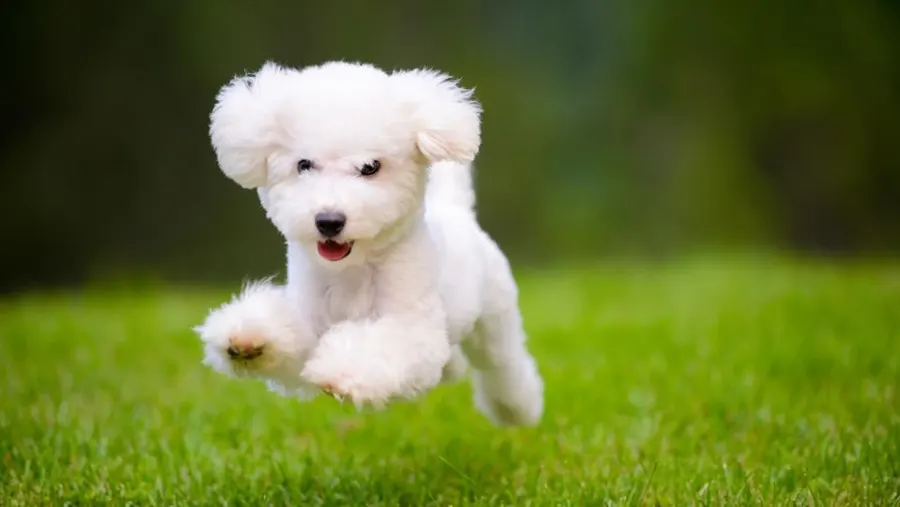
#> input picture assignment2/img1.jpeg, 900 x 507 px, given in place of img1.png, which was not available
$ python sift.py   (older library calls are emulated)
#> lines starting #> are read from the running program, lines starting #| are printed output that depends on the picture; pictures that were not available may be replaced by others from this repository, and a replacement may not be noted
from sklearn.decomposition import PCA
from scipy.ndimage import convolve, label
from scipy.ndimage import rotate as rotate_image


import pickle
from sklearn.decomposition import PCA
import os
import numpy as np
import scipy.signal as signal
import cv2
import matplotlib.pyplot as plt


def generate_octaves(img, sigma, s=2):
    k=1.8

    imgs=[]
    for _ in range(s+3):
        gImg = cv2.GaussianBlur(img, (5, 5), sigma)
        imgs.append(gImg)
        sigma=sigma*k

    return imgs

def octDogs(imgs):
  list_of_dogs=[]
  for imag1, imag2 in zip(imgs, imgs[1:]):
    list_of_dogs.append(np.subtract(imag1, imag2))

  return list_of_dogs

def generate_dog(scale_space):
    dog_collected=[]
    for imgList in scale_space:
        octList=octDogs(imgList)
        dog_collected.append(octList)
    return dog_collected


def Thresh(img,pos,r=6):
    thresh = ((r+1)**2)/r

    kernel_xx = np.array([[1, -2, 1], [1, -2, 1], [1, -2, 1]])
    kernel_xy = np.array([[1, 0, -1], [0, 0, 0], [-1, 0, 1]])
    kernel_yy = kernel_xx.T

    x,y = pos

    box = img[x-1:x+2, y-1:y+2]

    hxx = convolve(box, kernel_xx)
    hxy = convolve(box, kernel_xy)
    hyy = convolve(box, kernel_yy)
    hess = np.array([[hxx[1, 1], hxy[1, 1]], [hxy[1, 1], hyy[1, 1]]])


    # Way to threshold the key point, partly inspired by harris corner style

    tr = np.trace(hess)
    dt = np.linalg.det(hess)

    if dt<=0:
        return False
    if ((tr**2)/dt)<thresh:
        return True
    else :
        return False


def find_extrema(dog_images, threshold=0.3, thresh=120):
    keypoints = []
    for j in range(len(dog_images)):
        octImgs=dog_images[j]
        octPts=[]
        for i in range(1,len(octImgs)-1):
            prev,curr,nxt=octImgs[i-1:i+2]
            height, width = curr.shape
            multidimarray = np.stack([prev, curr, nxt],axis=2)
            for x in range(1,height-1):
                for y in range(1,width-1):
                    if curr[x,y]<threshold: # Eliminating weak keypoints
                        continue

                    interestbox = multidimarray[x-1:x+2, y-1:y+2,:]
                    argmax=np.max(interestbox)
                    argmin=np.min(interestbox)

                    if argmax == curr[x,y]:
                        if Thresh(curr,[x,y]): # Keeping strong key points based on gradient strength along axis
                            neighbor = cv2.getRectSubPix(curr, (3, 3), (y, x))
                            contr = np.std(neighbor) #Checking neighbpourhood std is above threshold?
                            if contr>thresh:

                                octPts.append([[x,y],i])

                    elif argmin==curr[x,y]:
                        if Thresh(curr,[x,y]):
                            neighbor = cv2.getRectSubPix(curr, (3, 3), (y, x))
                            contr = np.std(neighbor)
                            if contr>thresh:
                                octPts.append([[x,y],i+1])

        keypoints.append(octPts)
    return keypoints


def plot_points(image, points, img_name, radius=3, color=(0, 255, 0), thickness=-1):
    dotImg = image.copy()

    for point in points:
        x, y = point
        cv2.circle(dotImg, [y,x], radius, color, thickness)

    plt.imshow(dotImg,cmap='gray')
    plt.axis('off')
    plt.savefig('plot_keypoint_'+img_name + '.png')


def get_descriptor(image, x,y):

    height, width = image.shape

    x_start, x_end = max(0, x-20), min(height, x+21)
    y_start, y_end = max(0, y-20), min(width, y+21)

    # Making the dimension of images compatible with graident location
    # in case the key point comes in the corner

    padup=paddwn=padleft=padright=0
    if x-20<0:
      padleft=20-x
    if x+20>=height:
      padright=21+x-height
    if y-20<0:
      padup=20-y
    if y+20>=width:
      paddwn=21+y-width

    neighborhood = image[x_start:x_end, y_start:y_end]
    neighborhood = cv2.copyMakeBorder(neighborhood, padleft, padright, padup, paddwn, cv2.BORDER_CONSTANT, value=0)

    sobel_x = cv2.Sobel(neighborhood, cv2.CV_64F, 1, 0, ksize=3)
    sobel_y = cv2.Sobel(neighborhood, cv2.CV_64F, 0, 1, ksize=3)

    magnitudes = np.sqrt(sobel_x**2 + sobel_y**2)
    angles = np.arctan2(sobel_y, sobel_x)

    dominant_angle = np.mean(angles)

    adjusted_angles = angles - dominant_angle

    gx = magnitudes * np.cos(adjusted_angles * np.pi / 180)
    gy = magnitudes * np.sin(adjusted_angles * np.pi / 180)

    flattened_gx = gx.flatten()
    flattened_gy = gy.flatten()


    combined_gradients = np.concatenate((flattened_gx, flattened_gy))

    norm_grad = combined_gradients / np.linalg.norm(combined_gradients)
    # print(neighborhood.shape,(x,y),(x_start,x_end,padleft,padright),(y_start,y_end,padup,paddwn),image.shape)

    return norm_grad


#

def compute_sift(img_path):
    img = cv2.imread(img_path, cv2.IMREAD_GRAYSCALE)
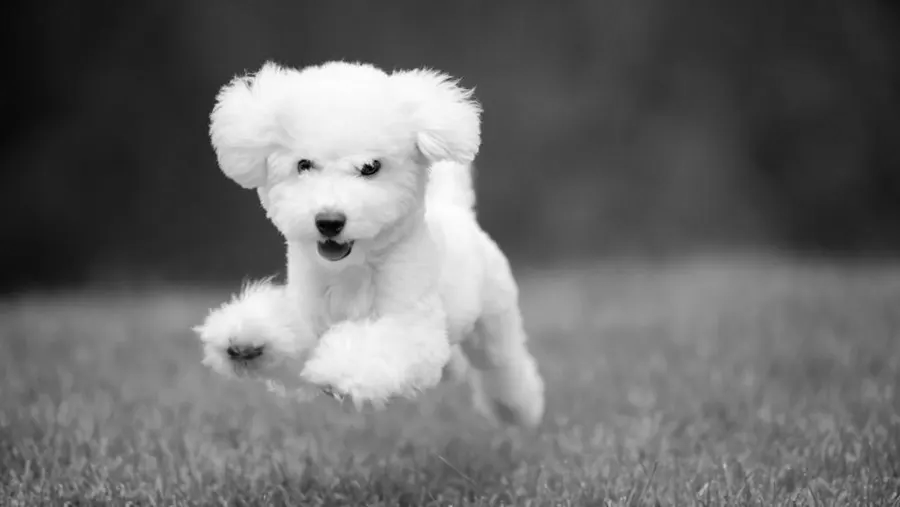
#> img: shape (507, 900); min 0, max 255, mean 106.2
    img = cv2.resize(img, (512,512))
#> img: shape (512, 512)

    num_octaves = 3
    num_intervals = 2
    sigma = 1.6

    scale_space = []

    for _ in range(num_octaves):
        scale_space.append(generate_octaves(img, sigma, num_intervals))
        sigma=sigma*2

        img = img[::2,::2]
#> after the loop, scale_space = 3 items; sigma = 12.8

    dogs = generate_dog(scale_space)
#> the loop in generate_dog, `for imgList in scale_space:` made 3 passes
#> after the loop in generate_dog, `for imgList in scale_space:`: dog_collected = 3 items
#> dogs = 3 items

    sift_keypoints = find_extrema(dogs)
#> the loop in find_extrema, `for j in range(len(dog_images)):` made 3 passes
#> after the loop in find_extrema, `for j in range(len(dog_images)):`: curr: shape (128, 128); every value is 0


    allpoints=[]
    img=scale_space[0][0]
    for i in range(len(scale_space)):
        keys=sift_keypoints[i]
        points = [sublist[0] for sublist in keys]
        allpoints=allpoints+points
#> this loop made 3 passes


    print("No. of keypoints for " + str(img_path.split('/')[-1][:-4]) + ": ", len(allpoints))
#| No. of keypoints for img1:  1133
    plot_points(img,allpoints, img_name=img_path.split('/')[-1][:-4])
#> the loop in plot_points, `for point in points:` made 1133 passes
#> point on passes 1 to 3: [60, 157], [61, 148], [61, 149]
#> after the loop in plot_points, `for point in points:`:
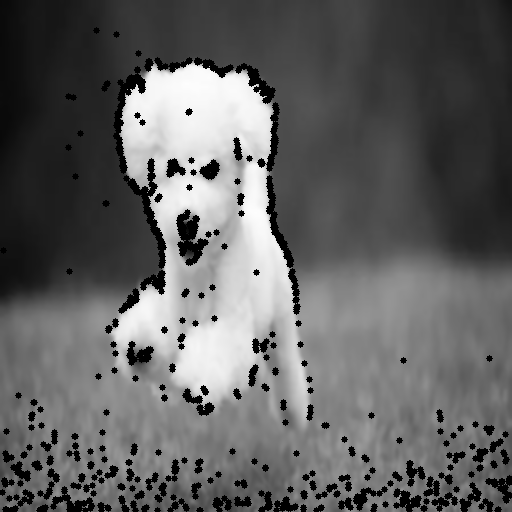
#> dotImg: shape (512, 512); min 0, max 253, mean 97.4


    # Process below computes descriptpor for keypoints,
    # however they are not used in this script for any purposes
    # so it can be commented to save computing efforts

    allDescr=[]
    for octKeys,octGauss in zip(sift_keypoints,scale_space):
        for i in range(len(octKeys)):
            kpt=octKeys[i]
            x,y=kpt[0]
            img=octGauss[kpt[1]]
            desc=list(get_descriptor(img,x,y))
            allDescr.append(desc)
#> this loop made 3 passes
#> octKeys on pass 3: []
#> pass 1, in get_descriptor, `neighborhood = image[x_start:x_end, y_start:y_end]`:
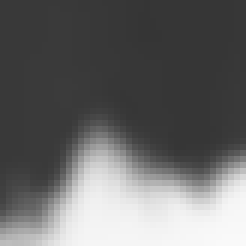
#> neighborhood: shape (41, 41) (shown 6 times larger); min 53, max 249, mean 104.3
#> pass 1, in get_descriptor, `sobel_x = cv2.Sobel(neighborhood, cv2.CV_64F, 1, 0, ksize=3)`:
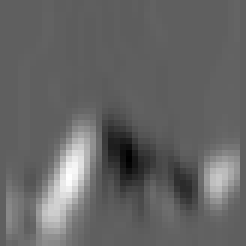
#> sobel_x: shape (41, 41) float64 (shown 6 times larger); min -161, max 267, mean 9.4; drawn with min black and max white
#> pass 1, in get_descriptor, `magnitudes = np.sqrt(sobel_x**2 + sobel_y**2)`:
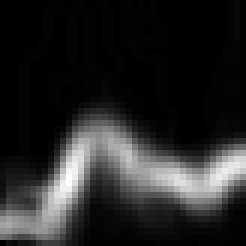
#> magnitudes: shape (41, 41) float64 (shown 6 times larger); min 0, max 293.1, mean 44.6; drawn with min black and max white
#> after the loop:
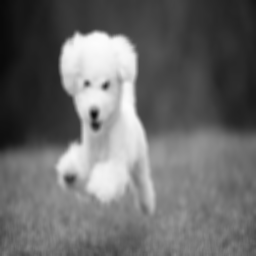
#> img: shape (256, 256); min 10, max 252, mean 106.1


    descriptor_array = np.array(allDescr)
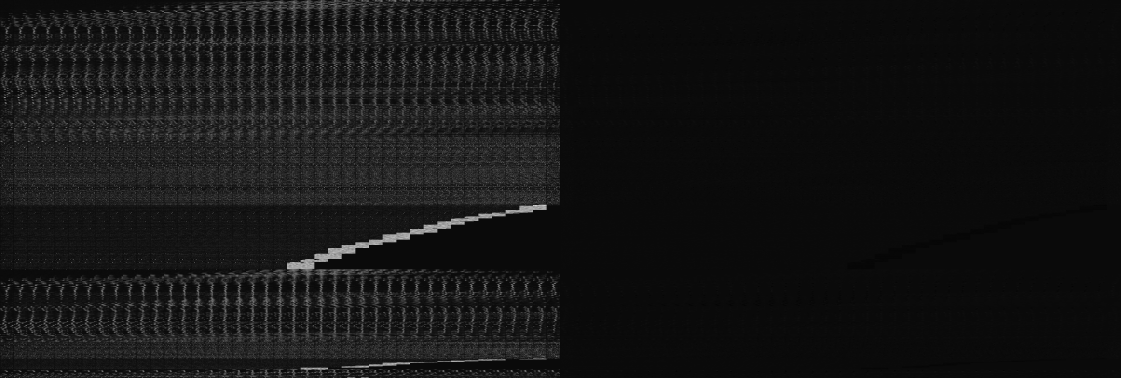
#> descriptor_array: shape (1133, 3362) float64 (shown at 1/3 size); min -0.00759, max 0.169, mean 0.00747; drawn with min black and max white
    pca = PCA(n_components=20)
    final_descriptor = pca.fit_transform(descriptor_array)


compute_sift(img_path='/data2/badrinath/AIP/assignment1/data/img1.png')
#> (the run stopped early here; a loop or call above may not have finished)

$ run again, with assignment2/img3.jpeg copied over assignment2/img1.jpeg
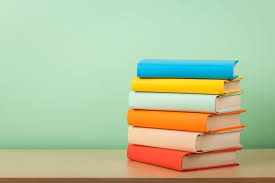
#> input picture assignment2/img3.jpeg, 275 x 183 px, given in place of img1.png, which was not available
#> after the loop in compute_sift, `for _ in range(num_octaves):`: scale_space = 3 items; sigma = 12.8
#> the loop in generate_dog, `for imgList in scale_space:` made 3 passes
#> after the loop in generate_dog, `for imgList in scale_space:`: dog_collected = 3 items
#> the loop in find_extrema, `for j in range(len(dog_images)):` made 3 passes
#> the loop in compute_sift, `for i in range(len(scale_space)):` made 3 passes
#| No. of keypoints for img1:  783
#> the loop in plot_points, `for point in points:` made 783 passes
#> point on passes 1 to 3: [161, 438], [167, 294], [168, 286]
#> after the loop in plot_points, `for point in points:`:
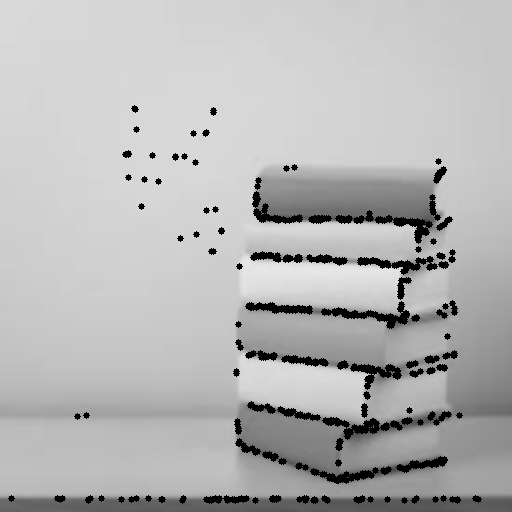
#> dotImg: shape (512, 512); min 0, max 233, mean 181.3
#> the loop in compute_sift, `for octKeys,octGauss in zip(sift_keypoints,scale_space):` made 3 passes
#> octKeys on pass 3: []
#> in compute_sift, `descriptor_array = np.array(allDescr)`:
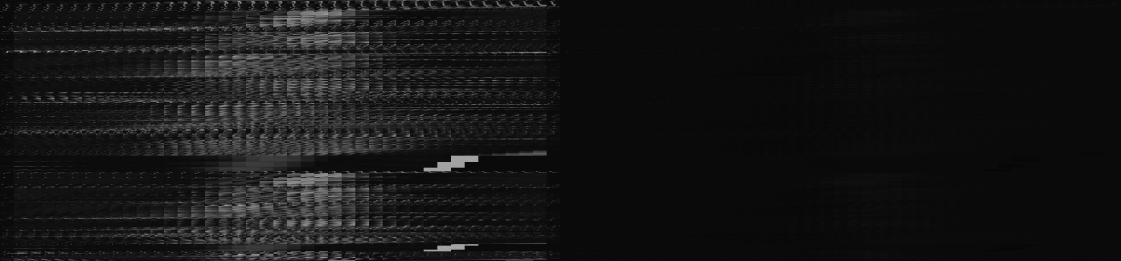
#> descriptor_array: shape (783, 3362) float64 (shown at 1/3 size); min -0.00705, max 0.161, mean 0.00758; drawn with min black and max white

$ run again, with assignment2/img4.jpeg copied over assignment2/img1.jpeg
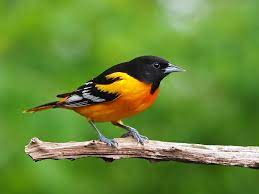
#> input picture assignment2/img4.jpeg, 259 x 194 px, given in place of img1.png, which was not available
#> after the loop in compute_sift, `for _ in range(num_octaves):`: scale_space = 3 items; sigma = 12.8
#> the loop in generate_dog, `for imgList in scale_space:` made 3 passes
#> after the loop in generate_dog, `for imgList in scale_space:`: dog_collected = 3 items
#> the loop in find_extrema, `for j in range(len(dog_images)):` made 3 passes
#> the loop in compute_sift, `for i in range(len(scale_space)):` made 3 passes
#| No. of keypoints for img1:  2045
#> the loop in plot_points, `for point in points:` made 2045 passes
#> point on passes 1 to 3: [148, 280], [149, 288], [149, 290]
#> after the loop in plot_points, `for point in points:`:
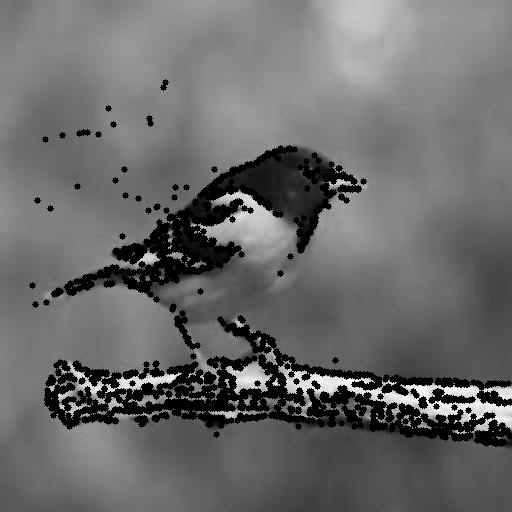
#> dotImg: shape (512, 512); min 0, max 250, mean 105.4
#> the loop in compute_sift, `for octKeys,octGauss in zip(sift_keypoints,scale_space):` made 3 passes
#> octKeys on pass 3: []
#> in compute_sift, `descriptor_array = np.array(allDescr)`:
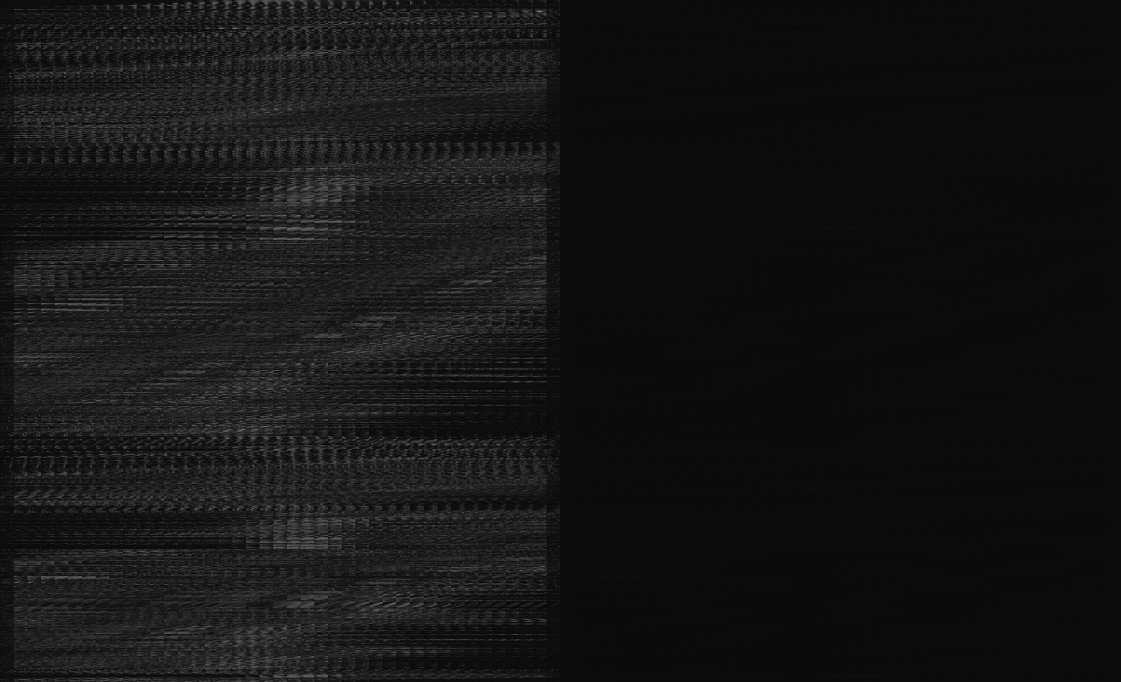
#> descriptor_array: shape (2045, 3362) float64 (shown at 1/3 size); min -0.0103, max 0.218, mean 0.0088; drawn with min black and max white
